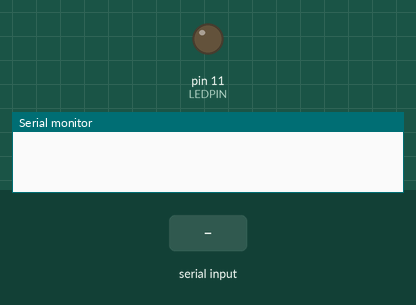
A sketch run on a simulated Arduino Mega 2560, built with avr-gcc and run on an emulated ATmega2560. Shown: output pins drawn as LEDs (lit = HIGH), the last lines printed to the serial monitor. The inputs (shaded band) are chosen by the test bench.

Above: at 1.2 s.
1.3 s: "LED_ON" received over the second serial link
At 3.0 s:
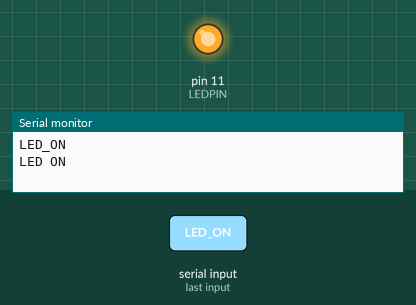
3.8 s: "LED_OFF" received over the second serial link
At 6.1 s:
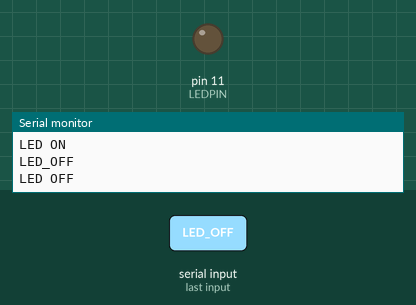
Timing chart, 0 to 7.6 s (numbered marks = the images above; inputs shaded):
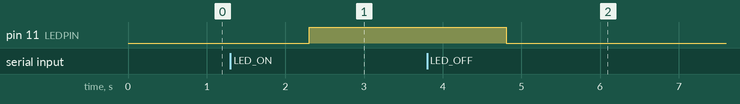

The sketch:

assignment1_teensy.ino
```cpp
#include "DHT.h"
#define LEDPIN 11
#define DHTPIN 21
#define DHTTYPE DHT11

DHT dht(DHTPIN, DHTTYPE);

void setup() {
  // Setup serial for monitor and Setup Serial1 for BlueTooth
  Serial.begin(9600);
  Serial1.begin(9600);
  pinMode(LEDPIN, OUTPUT);
  dht.begin();
}

void loop() {
  // Process commands from bluetooth first.
  if(Serial1.available() > 0){
    String str = Serial1.readString().substring(0);
    Serial.println(str);
    if(str == "LED_ON"){
      digitalWrite(LEDPIN, HIGH);
      Serial.println("LED ON");
      Serial1.println("LED ON");
    } else if(str == "LED_OFF"){
      digitalWrite(LEDPIN, LOW);
      Serial.println("LED OFF");
      Serial1.println("LED OFF");
    } else if(str == "DHT"){
      float h = dht.readHumidity();
      float t = dht.readTemperature();
      float f = dht.readTemperature(true);
      if (isnan(h) || isnan(t) || isnan(f)) {
        Serial1.println(F("Failed to read from DHT sensor!"));
        return;
      }
      float hif = dht.computeHeatIndex(f, h);
      float hic = dht.computeHeatIndex(t, h, false);
      Serial.println("Send DHT");
      Serial1.print(F("Humidity: "));
      Serial1.print(h);
      Serial1.print(F("%  Temperature: "));
      Serial1.print(t);
      Serial1.print(F("C "));
      Serial1.print(f);
      Serial1.print(F("F Heat index: "));
      Serial1.print(hic);
      Serial1.print(F("C "));
      Serial1.print(hif);
      Serial1.println(F("F"));
    }
  }
}
```

Measured:
- after the input at 1.3 s, pin 11 (LEDPIN): LOW → HIGH after 1.0 s
- after the input at 3.8 s, pin 11 (LEDPIN): HIGH → LOW after 1.0 s
